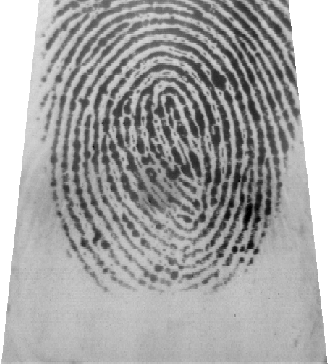
#> input picture Trabajos/Vision artificial/Proyecto/DB2_B/101_1.tif, 328 x 364 px, found by its file name
$ python procesar_huellas_dactilares.py   (older library calls are emulated)
#> lines starting #> are read from the running program, lines starting #| are printed output that depends on the picture; after the words box and inside, x2 and y2 are one past the last pixel; in counts of white or black regions, pixels touching at a corner belong together
#> further down, imagen_original is the input picture: shape (364, 328); min 0, max 255, mean 164.7
import cv2
import numpy as np

def procesar_imagen(ruta_imagen):
    # Cargar la imagen en escala de grises
#> called with ruta_imagen = 'dataset/101_1.tif'
    imagen = cv2.imread(ruta_imagen, 0)

    # Aplicar ecualización de histograma
    ecualizada = cv2.equalizeHist(imagen)
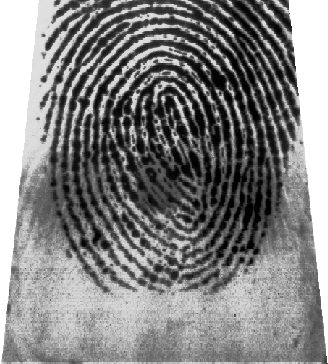
#> ecualizada: shape (364, 328); min 0, max 255, mean 130.5

    # Aplicar binarización local adaptativa
    ventana = 31
    constante = 5
    binarizada = cv2.adaptiveThreshold(ecualizada, 255, cv2.ADAPTIVE_THRESH_MEAN_C, cv2.THRESH_BINARY, ventana, constante)
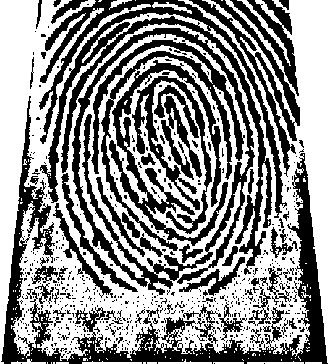
#> binarizada: shape (364, 328); 55.7% white; 630 black regions (567 under 20 px), largest, box (x1, y1, x2, y2) and area: (39, 0, 287, 295) 15582, (1, 96, 328, 364) 11657, (109, 60, 228, 246) 4202

    # Aplicar el filtro de Sobel
    sobel_x = cv2.Sobel(binarizada, cv2.CV_64F, 1, 0, ksize=3)
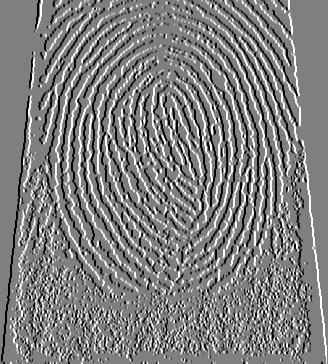
#> sobel_x: shape (364, 328) float64; min -1020, max 1020, mean -0.1; drawn with min black and max white
    sobel_y = cv2.Sobel(binarizada, cv2.CV_64F, 0, 1, ksize=3)
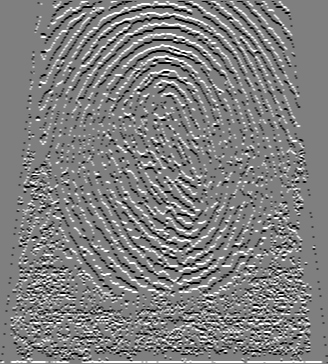
#> sobel_y: shape (364, 328) float64; min -1020, max 1020, mean 1.9; drawn with min black and max white

    # Calcular el gradiente de orientación
    gradiente_orientacion = np.arctan2(sobel_y, sobel_x)
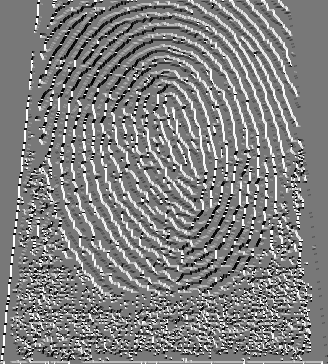
#> gradiente_orientacion: shape (364, 328) float64; min -2.82, max 3.14, mean 0.178; drawn with min black and max white

    return gradiente_orientacion

# Ejemplo de uso
ruta_imagen = "dataset/101_1.tif"
imagen_original = cv2.imread(ruta_imagen, 0)
imagen_procesada = procesar_imagen(ruta_imagen)

# Mostrar la comparación entre la imagen original y la imagen procesada
cv2.imshow("Imagen original", imagen_original)
cv2.imshow("Imagen procesada", imagen_procesada)
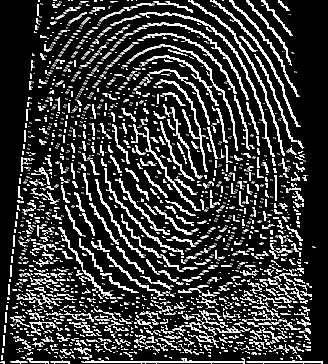
#> window 'Imagen procesada': shape (364, 328); min 0, max 255, mean 56.6
cv2.waitKey(0)
cv2.destroyAllWindows()

$ run again, with Trabajos/Vision artificial/Proyecto/DB2_B/101_4.tif copied over Trabajos/Vision artificial/Proyecto/DB2_B/101_1.tif
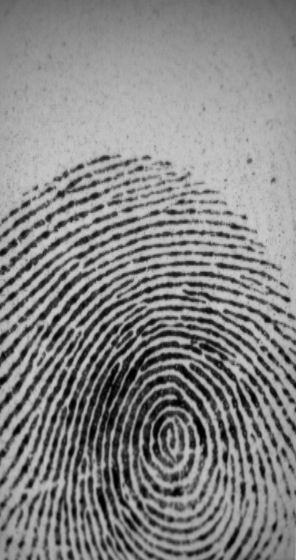
#> input picture Trabajos/Vision artificial/Proyecto/DB2_B/101_4.tif, 296 x 560 px, found by its file name
#> imagen_original is the input picture: shape (560, 296); min 0, max 204, mean 133.3
#> in procesar_imagen, `binarizada = cv2.adaptiveThreshold(ecualizada, 255, cv2.ADAPTIVE_THRES..`:
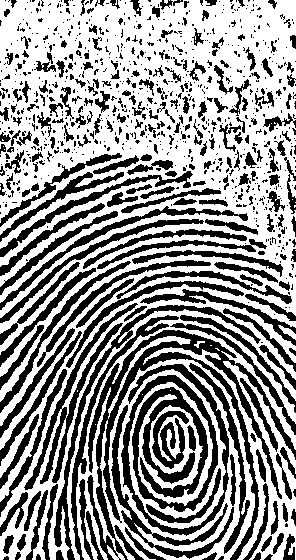
#> binarizada: shape (560, 296); 59% white; 949 black regions (699 under 20 px), largest, box (x1, y1, x2, y2) and area: (87, 330, 296, 560) 7175, (121, 364, 229, 536) 6848, (24, 303, 138, 490) 2516
#> `cv2.imshow("Imagen procesada", imagen_procesada)`:
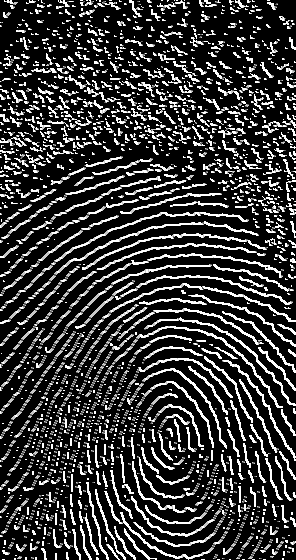
#> window 'Imagen procesada': shape (560, 296); min 0, max 255, mean 55.8

$ run again, with Trabajos/Vision artificial/Proyecto/DB2_B/101_6.tif copied over Trabajos/Vision artificial/Proyecto/DB2_B/101_1.tif
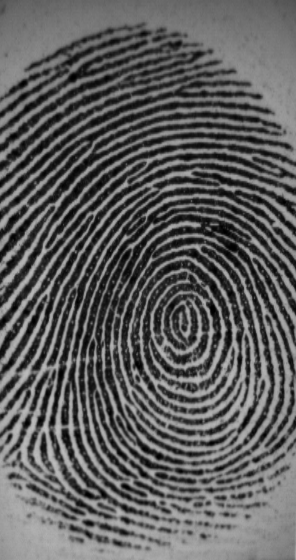
#> input picture Trabajos/Vision artificial/Proyecto/DB2_B/101_6.tif, 296 x 560 px, found by its file name
#> imagen_original is the input picture: shape (560, 296); min 0, max 191, mean 94
#> in procesar_imagen, `binarizada = cv2.adaptiveThreshold(ecualizada, 255, cv2.ADAPTIVE_THRES..`:
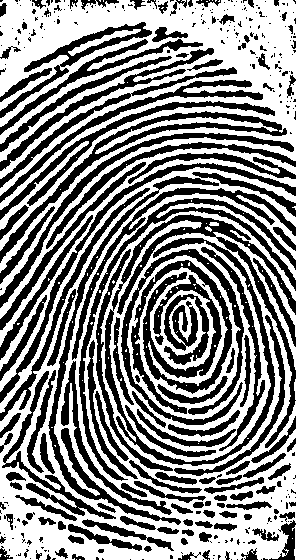
#> binarizada: shape (560, 296); 53.6% white; 371 black regions (229 under 20 px), largest, box (x1, y1, x2, y2) and area: (105, 214, 296, 466) 6719, (131, 260, 232, 414) 4881, (48, 176, 219, 525) 3307
#> `cv2.imshow("Imagen procesada", imagen_procesada)`:
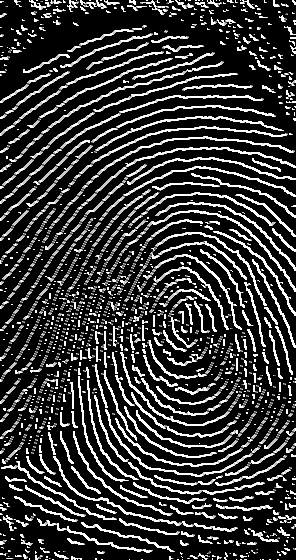
#> window 'Imagen procesada': shape (560, 296); min 0, max 255, mean 54.5

$ run again, with Trabajos/Vision artificial/Proyecto/DB2_B/102_2.tif copied over Trabajos/Vision artificial/Proyecto/DB2_B/101_1.tif
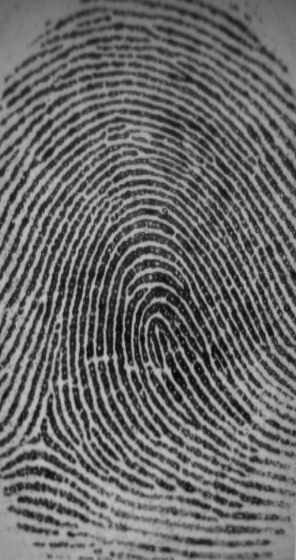
#> input picture Trabajos/Vision artificial/Proyecto/DB2_B/102_2.tif, 296 x 560 px, found by its file name
#> imagen_original is the input picture: shape (560, 296); min 7, max 195, mean 104.6
#> in procesar_imagen, `binarizada = cv2.adaptiveThreshold(ecualizada, 255, cv2.ADAPTIVE_THRES..`:
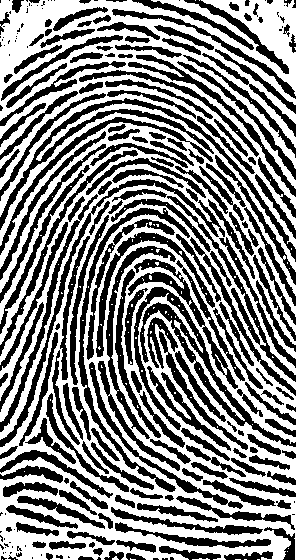
#> binarizada: shape (560, 296); 52.3% white; 257 black regions (67 under 20 px), largest, box (x1, y1, x2, y2) and area: (134, 287, 296, 447) 3470, (0, 98, 296, 262) 3094, (0, 179, 225, 447) 2108
#> `cv2.imshow("Imagen procesada", imagen_procesada)`:
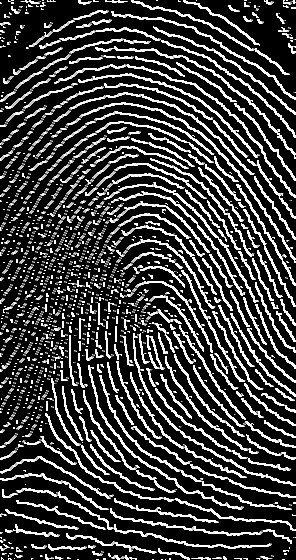
#> window 'Imagen procesada': shape (560, 296); min 0, max 255, mean 62
